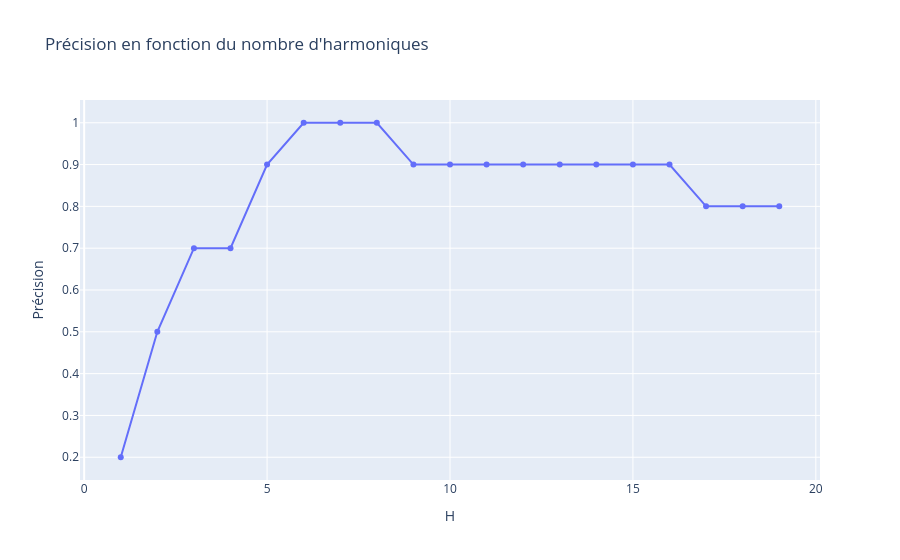

This figure's notebook cell:
### Code cell
signaux_apprentissage_a = ['data partie 2-20261112/apprentissage/a_1.npz', 'data partie 2-20261112/apprentissage/a_2.npz', 'data partie 2-20261112/apprentissage/a_3.npz', 'data partie 2-20261112/apprentissage/a_4.npz', 'data partie 2-20261112/apprentissage/a_5.npz']
signaux_apprentissage_e = ['data partie 2-20261112/apprentissage/e_1.npz', 'data partie 2-20261112/apprentissage/e_2.npz', 'data partie 2-20261112/apprentissage/e_3.npz', 'data partie 2-20261112/apprentissage/e_4.npz', 'data partie 2-20261112/apprentissage/e_5.npz']
signaux_apprentissage_i = ['data partie 2-20261112/apprentissage/i_1.npz', 'data partie 2-20261112/apprentissage/i_2.npz', 'data partie 2-20261112/apprentissage/i_3.npz', 'data partie 2-20261112/apprentissage/i_4.npz', 'data partie 2-20261112/apprentissage/i_5.npz']
signaux_apprentissage_o = ['data partie 2-20261112/apprentissage/o_1.npz', 'data partie 2-20261112/apprentissage/o_2.npz', 'data partie 2-20261112/apprentissage/o_3.npz', 'data partie 2-20261112/apprentissage/o_4.npz', 'data partie 2-20261112/apprentissage/o_5.npz']
signaux_apprentissage_u = ['data partie 2-20261112/apprentissage/u_1.npz', 'data partie 2-20261112/apprentissage/u_2.npz', 'data partie 2-20261112/apprentissage/u_3.npz', 'data partie 2-20261112/apprentissage/u_4.npz', 'data partie 2-20261112/apprentissage/u_5.npz']

signaux_apprentissage = [signaux_apprentissage_a, signaux_apprentissage_e, signaux_apprentissage_i, signaux_apprentissage_o, signaux_apprentissage_u]

signaux_test_a = ['data partie 2-20261112/test/a_6.npz', 'data partie 2-20261112/test/a_7.npz']
signaux_test_e = ['data partie 2-20261112/test/e_6.npz', 'data partie 2-20261112/test/e_7.npz']
signaux_test_i = ['data partie 2-20261112/test/i_6.npz', 'data partie 2-20261112/test/i_7.npz']
signaux_test_o = ['data partie 2-20261112/test/o_6.npz', 'data partie 2-20261112/test/o_7.npz']
signaux_test_u = ['data partie 2-20261112/test/u_6.npz', 'data partie 2-20261112/test/u_7.npz']

signaux_test = [signaux_test_a, signaux_test_e, signaux_test_i, signaux_test_o, signaux_test_u]

voyelles = ["a", "e", "i", "o", "u"]

meilleur_H, precisions = trouver_meilleur_H(signaux_apprentissage, signaux_test)
print(meilleur_H)
dp = pd.DataFrame({"H" : range(1, len(precisions)+1), "Précision": precisions})
graph_preci = px.line(dp, x="H", y="Précision", markers=True, title="Précision en fonction du nombre d'harmoniques")
graph_preci.show()

### Figure 1 — Plotly figure (JSON) as saved in the notebook; plotly's stock layout.template omitted (floating-point values rounded to 4 significant figures)
{"data": [{"hovertemplate": "H=%{x}<br>Précision=%{y}<extra></extra>", "legendgroup": "", "line": {"color": "#636efa", "dash": "solid"}, "marker": {"symbol": "circle"}, "mode": "lines+markers", "name": "", "orientation": "v", "showlegend": false, "type": "scatter", "x": [1, 2, 3, 4, 5, 6, 7, 8, 9, 10, 11, 12, 13, 14, 15, 16, 17, 18, 19], "xaxis": "x", "y": [0.2, 0.5, 0.7, 0.7, 0.9, 1.0, 1.0, 1.0, 0.9, 0.9, 0.9, 0.9, 0.9, 0.9, 0.9, 0.9, 0.8, 0.8, 0.8], "yaxis": "y"}], "layout": {"legend": {"tracegroupgap": 0}, "title": {"text": "Précision en fonction du nombre d'harmoniques"}, "xaxis": {"anchor": "y", "domain": [0, 1], "title": {"text": "H"}}, "yaxis": {"anchor": "x", "domain": [0, 1], "title": {"text": "Précision"}}}}
